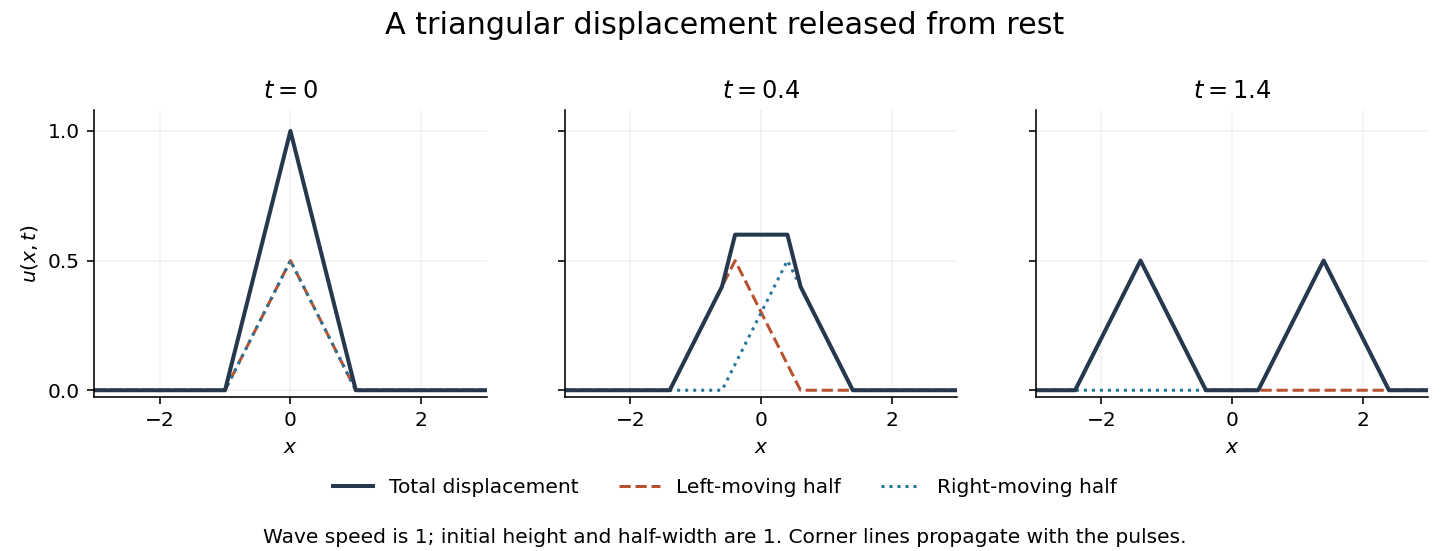

This figure's Python source:
"""Original triangular-pulse evolution. Python 3.14, NumPy 2.3, Matplotlib 3.10.
Run in the mirrored _media directory; the white PNG is written to cwd.
"""
from pathlib import Path
import matplotlib
matplotlib.use('Agg')
import matplotlib.pyplot as plt
from matplotlib.lines import Line2D
import numpy as np

x=np.linspace(-3,3,2401)
fig,axes=plt.subplots(1,3,figsize=(10,3.8),facecolor='white',sharey=True)
for ax,t in zip(axes,[0,.4,1.4]):
    right=.5*np.maximum(1-np.abs(x-t),0)
    left=.5*np.maximum(1-np.abs(x+t),0)
    ax.plot(x,left,color='#b75130',lw=1.5,ls='--')
    ax.plot(x,right,color='#26759a',lw=1.5,ls=':')
    ax.plot(x,left+right,color='#25384e',lw=2)
    ax.set(xlim=(-3,3),ylim=(-.025,1.08),xlabel='$x$',title=f'$t={t:g}$')
    ax.grid(alpha=.17);ax.spines[['top','right']].set_visible(False)
    ax.set_xticks([-2,0,2]);ax.set_yticks([0,.5,1])
axes[0].set_ylabel('$u(x,t)$')
fig.suptitle('A triangular displacement released from rest',fontsize=15,y=.98)
handles=[Line2D([],[],color='#25384e',lw=2,label='Total displacement'),Line2D([],[],color='#b75130',ls='--',label='Left-moving half'),Line2D([],[],color='#26759a',ls=':',label='Right-moving half')]
fig.legend(handles=handles,loc='lower center',bbox_to_anchor=(.5,.065),ncol=3,frameon=False,fontsize=10)
fig.text(.5,.015,'Wave speed is 1; initial height and half-width are 1. Corner lines propagate with the pulses.',ha='center',fontsize=10)
fig.subplots_adjust(left=.065,right=.985,top=.8,bottom=.28,wspace=.2)
fig.savefig(Path.cwd()/Path(__file__).with_suffix('.png').name,dpi=145,facecolor='white')
plt.close(fig)
